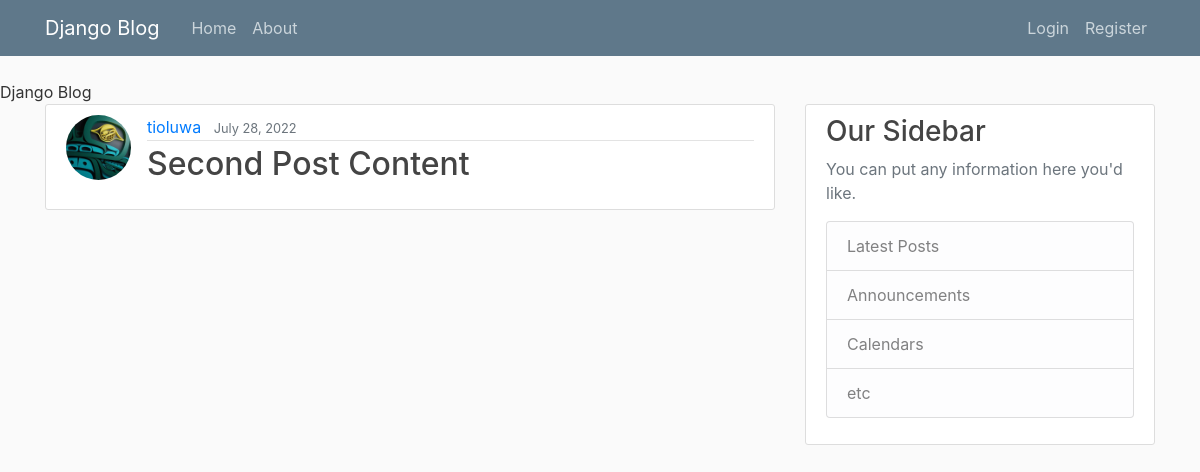
The app's page /post/2/ with its own data.
### blog/models.py (models this page shows, shortened)
class Post(models.Model):
    title = models.CharField(max_length=100)
    content = models.TextField()
    date_posted = models.DateField(default=timezone.now)
    author = models.ForeignKey(User, on_delete=models.CASCADE)

### users/models.py (models this page shows, shortened)
class Profile(models.Model):
    user = models.OneToOneField(User, on_delete=models.CASCADE)
    image = models.ImageField(default='profile_pics/default.jpg', upload_to='profile_pics')

### blog/views.py (the view)
# urls.py: path('post/<int:pk>/', PostDetailView.as_view(), name= 'post-detail'),
class PostDetailView(DetailView):
    model = Post

### blog/templates/blog/post_detail.html (shortened to what this page needs)
{% extends "blog/base.html" %}
{% block content %}
    <article class="media content-section">
        <img class="rounded-circle article-img" src='{{ object.author.profile.image.url }}'>
        <div class="media-body">
        <div class="article-metadata">
            <a class="mr-2" href="{% url 'user-posts' object.author.username %}">{{ object.author }}</a>
            <small class="text-muted">{{ object.date_posted|date:"F d, Y" }}</small>
        </div>
        <h2 class="article-title>"{{ object.title }}</h2>
        <p class="article-content">{{ object.content }}</p>
        </div>
    </article>
{% endblock content%}

### blog/static/blog/main.css (style rules this page uses)
body { background: #fafafa; color: #333333; margin-top: 5rem; }
h1, h2, h3, h4, h5, h6 { color: #444444; }
.content-section { background: #ffffff; padding: 10px 20px; border: 1px solid #dddddd; border-radius: 3px; margin-bottom: 20px; }
.article-content { white-space: pre-line; }
.article-img { height: 65px; width: 65px; margin-right: 16px; }
.article-metadata { padding-bottom: 1px; margin-bottom: 4px; border-bottom: 1px solid #e3e3e3 }

### records on screen
Post: author.profile.image (picture), author "tioluwa", date_posted "July 28, 2022", content "Second Post Content"
